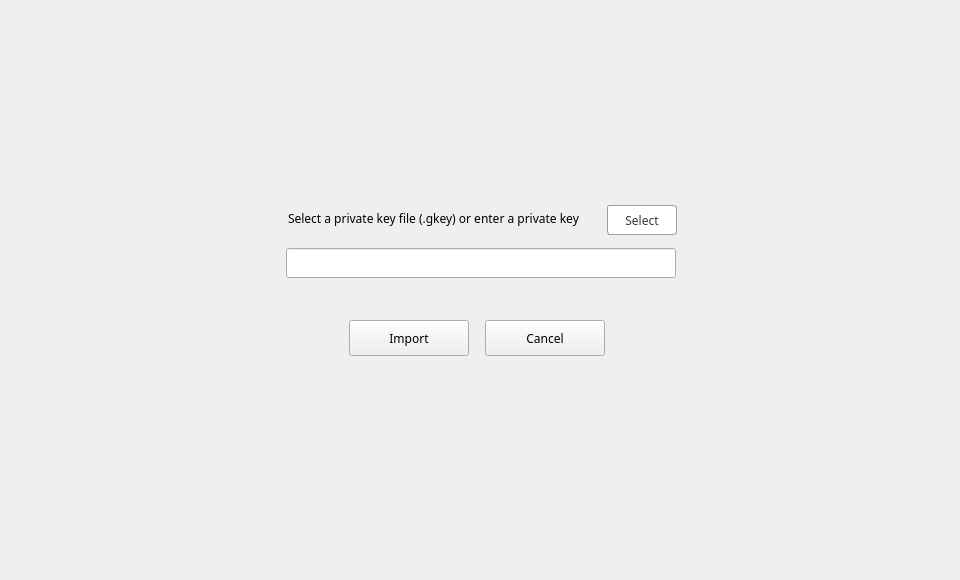
<?xml version="1.0" encoding="UTF-8"?>
<ui version="4.0">
 <class>ImportDialog</class>
 <widget class="QDialog" name="ImportDialog">
  <property name="geometry">
   <rect>
    <x>0</x>
    <y>0</y>
    <width>960</width>
    <height>580</height>
   </rect>
  </property>
  <property name="font">
   <font>
    <family>微软雅黑</family>
   </font>
  </property>
  <property name="windowTitle">
   <string>Dialog</string>
  </property>
  <widget class="QWidget" name="widget" native="true">
   <property name="geometry">
    <rect>
     <x>0</x>
     <y>0</y>
     <width>960</width>
     <height>580</height>
    </rect>
   </property>
   <widget class="QWidget" name="containerWidget" native="true">
    <property name="geometry">
     <rect>
      <x>209</x>
      <y>153</y>
      <width>542</width>
      <height>274</height>
     </rect>
    </property>
    <widget class="QToolButton" name="cancelBtn">
     <property name="geometry">
      <rect>
       <x>276</x>
       <y>167</y>
       <width>120</width>
       <height>36</height>
      </rect>
     </property>
     <property name="cursor">
      <cursorShape>PointingHandCursor</cursorShape>
     </property>
     <property name="text">
      <string>Cancel</string>
     </property>
    </widget>
    <widget class="QLineEdit" name="privateKeyLineEdit">
     <property name="geometry">
      <rect>
       <x>77</x>
       <y>95</y>
       <width>390</width>
       <height>30</height>
      </rect>
     </property>
     <property name="font">
      <font>
       <family>微软雅黑</family>
       <pointsize>10</pointsize>
      </font>
     </property>
     <property name="contextMenuPolicy">
      <enum>Qt::DefaultContextMenu</enum>
     </property>
     <property name="styleSheet">
      <string notr="true">border-color: rgb(0, 0, 0);</string>
     </property>
     <property name="text">
      <string/>
     </property>
     <property name="readOnly">
      <bool>false</bool>
     </property>
    </widget>
    <widget class="QToolButton" name="importBtn">
     <property name="geometry">
      <rect>
       <x>140</x>
       <y>167</y>
       <width>120</width>
       <height>36</height>
      </rect>
     </property>
     <property name="cursor">
      <cursorShape>PointingHandCursor</cursorShape>
     </property>
     <property name="text">
      <string>Import</string>
     </property>
    </widget>
    <widget class="QLabel" name="tipLabel">
     <property name="geometry">
      <rect>
       <x>-171</x>
       <y>77</y>
       <width>261</width>
       <height>16</height>
      </rect>
     </property>
     <property name="font">
      <font>
       <family>微软雅黑</family>
      </font>
     </property>
     <property name="styleSheet">
      <string notr="true">color: rgb(255, 78, 54);</string>
     </property>
     <property name="text">
      <string/>
     </property>
    </widget>
    <widget class="QLabel" name="label">
     <property name="geometry">
      <rect>
       <x>79</x>
       <y>55</y>
       <width>320</width>
       <height>20</height>
      </rect>
     </property>
     <property name="text">
      <string>Select a private key file (.gkey) or enter a private key</string>
     </property>
    </widget>
    <widget class="QPushButton" name="pathBtn">
     <property name="geometry">
      <rect>
       <x>398</x>
       <y>52</y>
       <width>70</width>
       <height>30</height>
      </rect>
     </property>
     <property name="font">
      <font>
       <family>微软雅黑</family>
      </font>
     </property>
     <property name="cursor">
      <cursorShape>PointingHandCursor</cursorShape>
     </property>
     <property name="focusPolicy">
      <enum>Qt::NoFocus</enum>
     </property>
     <property name="styleSheet">
      <string notr="true">QPushButton{border:1px solid rgb(160,160,160);
border-radius:3px;
background-color: rgb(255, 255, 255);
color: rgb(53, 53, 53);
}
QPushButton::hover{color: rgb(153, 153, 153);}</string>
     </property>
     <property name="text">
      <string>Select</string>
     </property>
    </widget>
   </widget>
  </widget>
 </widget>
 <tabstops>
  <tabstop>privateKeyLineEdit</tabstop>
  <tabstop>importBtn</tabstop>
  <tabstop>cancelBtn</tabstop>
  <tabstop>pathBtn</tabstop>
 </tabstops>
 <resources/>
 <connections/>
</ui>
